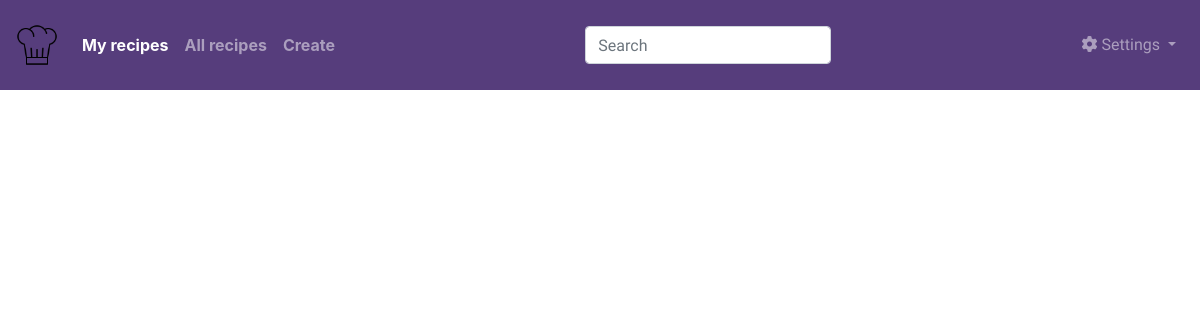
The page /main/my_recipes (signed in) on the database as committed earlier.
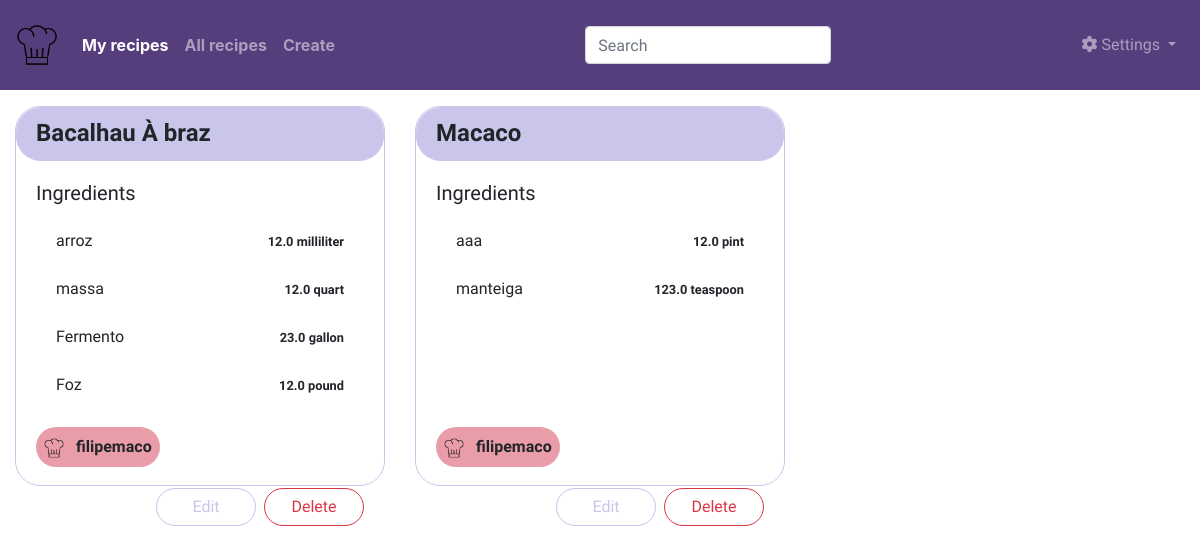
The same page on the database as committed later.
### app/models.py (models this page shows, shortened)
class SearchableMixin(object):
    @classmethod
    def before_commit(cls, session):
        session._changes = {
            'add': list(session.new),
            'update': list(session.dirty),
            'delete': list(session.deleted)
        }
    @classmethod
    def after_commit(cls, session):
        for obj in session._changes['add']:
            if isinstance(obj, SearchableMixin):
                add_to_index(obj.__tablename__, obj)
        for obj in session._changes['update']:
            if isinstance(obj, SearchableMixin):
                add_to_index(obj.__tablename__, obj)
        for obj in session._changes['delete']:
            if isinstance(obj, SearchableMixin):
                remove_from_index(obj.__tablename__, obj)
        session._changes = None

class Recipe(SearchableMixin, db.Model):
    __searchable__ = ['name']
    id = db.Column(db.Integer, primary_key=True)
    name = db.Column(db.String(140))
    user_id = db.Column(db.Integer, db.ForeignKey('user.id'))
    quantity = db.relationship('Quantity', backref='recipe', lazy=True, passive_deletes=True)

class Quantity(db.Model):
    id = db.Column(db.Integer, primary_key=True)
    value = db.Column(db.Float, nullable=False, default=0)
    ingredient_name = db.Column(db.String(140))
    recipe_id = db.Column(
        db.Integer,
        db.ForeignKey('recipe.id', ondelete='CASCADE'),
        nullable=False)
    unit_type = db.Column(
        db.Enum(UnitTypesEnum),
        nullable=True
    )

class User(UserMixin, db.Model):
    id = db.Column(db.Integer, primary_key=True)
    username = db.Column(db.String(64), index=True, unique=True)
    email = db.Column(db.String(120), index=True, unique=True)
    password_hash = db.Column(db.String(128))
    recipes = db.relationship('Recipe', backref='author', lazy='dynamic')
    about_me = db.Column(db.String(140))
    last_seen = db.Column(db.DateTime, default=datetime.utcnow)

### app/main/routes.py (the view)
@bp.route('', methods=['GET'])
@bp.route('/my_recipes', methods=['GET'])
@login_required
def my_recipes():
    recipes = Recipe.query.filter_by(author=current_user).order_by(Recipe.name).all()
    return render_template(
        'recipes.html',
        recipes=recipes,
        my_recipes=True,
        recipe_url="main:my_recipes"
    )

### app/main/forms.py
class SearchForm(FlaskForm):
    q = StringField('Search', validators=[DataRequired()])
    def __init__(self, *args, **kwargs):
        if 'formdata' not in kwargs:
            kwargs['formdata'] = request.args
        if 'csrf_enabled' not in kwargs:
            kwargs['csrf_enabled'] = False
        super(SearchForm, self).__init__(*args, **kwargs)

### app/__init__.py (called while the page is built)
def create_app(config_class=Config):
    app = Flask(__name__)
    app.config.from_object(config_class)
    db.init_app(app)
    migrate.init_app(app, db)
    login.init_app(app)
    bootstrap.init_app(app)
    app.elasticsearch = Elasticsearch([app.config['ELASTICSEARCH_URL']]) if app.config['ELASTICSEARCH_URL'] else None
    from app.errors import bp as errors_bp
    app.register_blueprint(errors_bp)
    from app.auth import bp as auth_bp
    app.register_blueprint(auth_bp, url_prefix='/auth')
    from app.main import bp as main_bp
    app.register_blueprint(main_bp, url_prefix='/main')
    app.register_blueprint(main_bp, url_prefix='/')
    def remove_unit_type(s):
        return str(s)[14:]
    app.jinja_env.filters['remove_unit_type'] = remove_unit_type
    return app

### app/main/routes.py (called while the page is built)
@bp.before_request
def before_request():
    if current_user.is_authenticated:
        current_user.last_seen = datetime.utcnow()
        db.session.commit()
        g.search_form = SearchForm()

### app/models.py (called while the page is built)
@login.user_loader
def load_user(id):
    return User.query.get(int(id))

### app/templates/recipes.html (shortened to what this page needs)
{% extends "base.html" %}
{% import 'bootstrap/wtf.html' as wtf %}
{% block content %}
<div class="container-fluid">
    <div class="row">
        {% for recipe in recipes %}
        <div class="col-12 col-lg-6 col-xl-4">
            <div class="card mt-3 mb-3" style="height: 380px; border-color:#cac5ea; border-radius: 25px;">
                <h4 class="card-header" style="border-color:#cac5ea; border-radius: 25px; background-color: #cac5ea"><b>{{ recipe.name }}</b></h4>
                <div class="card-body">
                    <h5 class="card-title">Ingredients</h5>
                    <ul class="list-group list-group-flush" style="height: 200px; overflow-y: auto;">
                        {% for ingredient in recipe.quantity %}
                        <li class="list-group-item" style="border-style: none;">
                            {{ ingredient.ingredient_name }}
                            <span style="float: right;">
                                <small><b>{{ ingredient.value }} {{ ingredient.unit_type|remove_unit_type }}</b></small>
                            </span>
                        </li>
                        {% endfor %}
                    </ul>
                    <div class="vertical-align-content" style="float: left; height: 60px;">
                        <span class="p-2" style="border-radius: 25px; background-color:#d64d618c">
                            <img src="{{ url_for('static', filename='images/recipe.png') }}" width="20">
                            <span class="ml-2"> <b>{{ recipe.author.username }}</b></span>
                        </span>
                    </div>
                    {% if recipe.author.id == current_user.id %}
                        <div class="vertical-align-content" style="float: right; height: 60px;">
                            <a href="{{ url_for('main.edit_recipe', id=recipe.id) }}" class="btn btn-outline-info" style="border-radius: 25px; width: 100px;">
                                Edit
                            </a>
                        {% if my_recipes %}
                            <button class="btn btn-outline-danger ml-2" data-toggle="modal" data-target="#delete_recipe" style="border-radius: 25px; width: 100px;">
                                Delete
                            </button>
                        {% endif %}
                        </div>
                    {% endif %}
                </div>
            </div>
        </div>
        {% endfor %}
    </div>
</div>
{% endblock %}

### app/templates/base.html (shortened to what this page needs)
<!doctype html>
<html>
    <head>
        <link rel="stylesheet" href="https://stackpath.bootstrapcdn.com/bootstrap/4.4.1/css/bootstrap.min.css">
        <link rel="stylesheet" type="text/css" href="your_website_domain/css_root/flaticon.css">
        <link href="https://cdn.jsdelivr.net/npm/select2@4.0.13/dist/css/select2.min.css" rel="stylesheet" />
        <link rel="stylesheet" type="text/css" href="{{ url_for('static', filename='css/base.css') }}">
    </head>
    <body>
        {% include 'navbar.html' %}
        {% block content %}{% endblock %}
    </body>
</html>

### app/templates/navbar.html (shortened to what this page needs)
<nav class="navbar navbar-expand-lg justify-content-between navbar-dark" style="background-color: #563d7c; height: 90px;">
    <a class="navbar-brand" href="{{ url_for('main.my_recipes') }}"><img src="{{ url_for('static', filename='images/recipe.png') }}" width="42"></a>
    <div class="collapse navbar-collapse" id="navbarSupportedContent">
        <ul class="navbar-nav mr-auto">
            <li class="nav-item">
                <a class="nav-link nav_text {% if my_recipes %} active {% endif %}" href="{{ url_for('main.my_recipes') }}">My recipes</a>
            </li>
            <li class="nav-item">
                <a class="nav-link nav_text {% if all_recipes %} active {% endif %}" href="{{ url_for('main.all_recipes') }}">All recipes</a>
            </li>
            <li class="nav-item">
                <a class="nav-link nav_text {% if add_recipe %} active {% endif %}" href="{{ url_for('main.add_recipe') }}">Create</a>
            </li>
        </ul>
        <ul class="navbar-nav mr-auto">
            <li class="nav-item">
                {% if g.search_form and (all_recipes or my_recipes) %}
                <form class="navbar-form navbar-left" method="get" action="{{ url_for('main.search', url_to_redirect=recipe_url) }}" style="margin-top: 16px;">
                    <div class="form-group">
                        {{ g.search_form.q(size=20, class='form-control',
                            placeholder=g.search_form.q.label.text) }}
                    </div>
                </form>
                {% endif %}
            </li>
        </ul>
    </div>
    <ul class="navbar-nav ml-auto nav-flex-icons">
        <li class="nav-item dropdown">
            <a class="nav-link dropdown-toggle" id="navbarDropdownMenuLink" data-toggle="dropdown" aria-haspopup="true" aria-expanded="false">
                <i class="fas fa-cog"></i> Settings
            </a>
        </li>
    </ul>
</nav>

### app/static/css/base.css (style rules this page uses)
.nav_text { font-weight: bolder; font-family: -apple-system,BlinkMacSystemFont,"Segoe UI",Roboto,"Helvetica Neue",Arial,"Noto Sans",sans-serif,"Apple Color Emoji","Segoe UI Emoji","Segoe UI Symbol","Noto Color Emoji"; font-size: 1rem; line-height: 1.5; color: #212529; }
body { font-family: 'Baloo 2', cursive; }
.vertical-align-content { display:flex; align-items:center; }
.btn-outline-info { color:#cac5ea; border-color: #cac5ea; }

Rows that differ between the two databases and show on the page:
added Recipe: name "Bacalhau À braz", author.username "filipemaco"
added Quantity: ingredient_name "arroz", value "12.0", unit_type|remove_unit_type "milliliter", shown under "Bacalhau À braz"
added Quantity: ingredient_name "massa", value "12.0", unit_type|remove_unit_type "quart", shown under "Bacalhau À braz"
added Quantity: ingredient_name "Fermento", value "23.0", unit_type|remove_unit_type "gallon", shown under "Bacalhau À braz"
added Quantity: ingredient_name "Foz", value "12.0", unit_type|remove_unit_type "pound", shown under "Bacalhau À braz"
added Recipe: name "Macaco", author.username "filipemaco"
added Quantity: ingredient_name "aaa", value "12.0", unit_type|remove_unit_type "pint", shown under "Macaco"
added Quantity: ingredient_name "manteiga", value "123.0", unit_type|remove_unit_type "teaspoon", shown under "Macaco"
